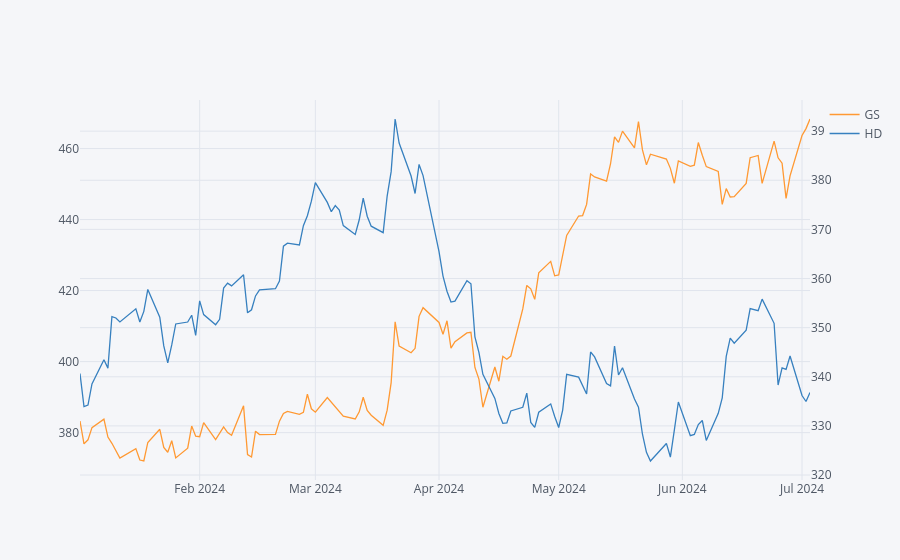

Notebook code cell kept with this figure:
### Markdown cell above
## Plotting Selected Stocks
Next, we'll compare the GS & HD data that we fetched from Yahoo Finance.

### Code cell
# Use secondary axis
df4[['GS', 'HD']].iplot(secondary_y='HD')
